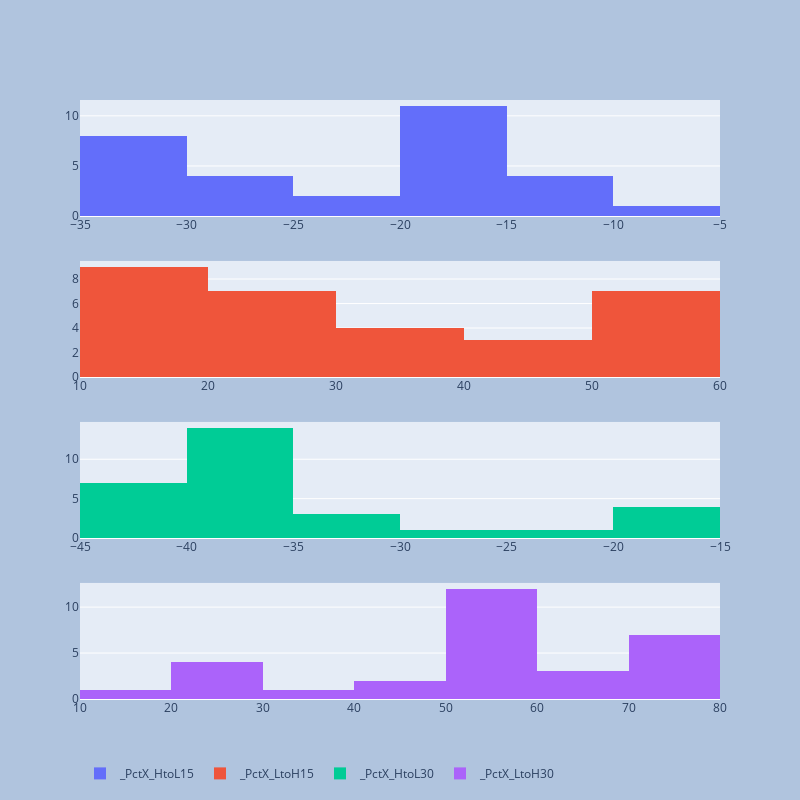

Notebook source saved alongside this figure:
### Code cell
colsToDist_2=[  x for  x  in list_cols if x.startswith('_Pct') and (x.startswith('_PctMid')==False) ]
print(colsToDist_2)
fig=plot_mutiple_histrogram(df,colsToDist_2,len(colsToDist_2))
pio.write_image(fig, f"{report_path}\\{symbol}_HL_PccDist.png")
fig

### Figure 1 — Plotly figure (JSON) as saved in the notebook; plotly's stock layout.template omitted (floating-point values rounded to 4 significant figures)
{"data": [{"name": "_PctX_HtoL15", "type": "histogram", "x": [-11.36, -9.31, -10.44, -12.35, -16.19, -25.88, -24.22, -29.1, -33.34, -33.34, -33.34, -33.34, -33.34, -33.34, -34.87, -30.31, -28.88, -27.33, -23.99, -18.23, -18.23, -10.73, -16.46, -19.49, -19.49, -19.49, -17.38, -17.38, -15.46, -15.46], "xaxis": "x", "yaxis": "y"}, {"name": "_PctX_LtoH15", "type": "histogram", "x": [12.81, 10.27, 11.65, 14.09, 19.32, 34.91, 31.95, 41.04, 50.02, 50.02, 50.02, 50.02, 50.02, 50.02, 53.55, 43.49, 40.61, 37.61, 31.57, 22.29, 22.29, 12.02, 19.7, 24.2, 24.2, 24.2, 21.04, 21.04, 18.29, 18.29], "xaxis": "x2", "yaxis": "y2"}, {"name": "_PctX_HtoL30", "type": "histogram", "x": [-19.97, -16.32, -17.36, -19.13, -22.67, -30.42, -28.53, -33.14, -37.14, -36.8, -36.8, -36.8, -36.8, -36.8, -38.26, -37.74, -36.3, -36.3, -36.3, -36.3, -36.3, -34.87, -39.05, -41.26, -41.26, -41.26, -41.26, -41.26, -41.26, -41.26], "xaxis": "x3", "yaxis": "y3"}, {"name": "_PctX_LtoH30", "type": "histogram", "x": [24.95, 19.51, 21.01, 23.65, 29.32, 43.73, 39.92, 49.56, 59.08, 58.24, 58.24, 58.24, 58.24, 58.24, 61.96, 60.62, 56.99, 56.99, 56.99, 56.99, 56.99, 53.55, 64.08, 70.25, 70.25, 70.25, 70.25, 70.25, 70.25, 70.25], "xaxis": "x4", "yaxis": "y4"}], "layout": {"autosize": true, "height": 800, "legend": {"orientation": "h"}, "paper_bgcolor": "LightSteelBlue", "width": 800, "xaxis": {"anchor": "y", "autorange": true, "domain": [0, 1], "range": [-35, -5], "type": "linear"}, "xaxis2": {"anchor": "y2", "autorange": true, "domain": [0, 1], "range": [10, 60], "type": "linear"}, "xaxis3": {"anchor": "y3", "autorange": true, "domain": [0, 1], "range": [-45, -15], "type": "linear"}, "xaxis4": {"anchor": "y4", "autorange": true, "domain": [0, 1], "range": [10, 80], "type": "linear"}, "yaxis": {"anchor": "x", "autorange": true, "domain": [0.8063, 1], "range": [0, 11.58]}, "yaxis2": {"anchor": "x2", "autorange": true, "domain": [0.5375, 0.7312], "range": [0, 9.474]}, "yaxis3": {"anchor": "x3", "autorange": true, "domain": [0.2687, 0.4625], "range": [0, 14.74]}, "yaxis4": {"anchor": "x4", "autorange": true, "domain": [0, 0.1938], "range": [0, 12.63]}}}
